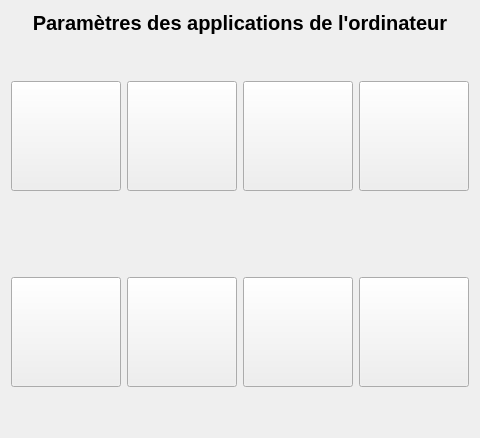
         <widget class="QWidget" name="mainpcapp">
          <layout class="QVBoxLayout" name="verticalLayout_8">
           <item>
            <widget class="QLabel" name="LINDICATIONAPPPC">
             <property name="font">
              <font>
               <pointsize>15</pointsize>
               <bold>true</bold>
              </font>
             </property>
             <property name="text">
              <string>Paramètres des applications de l'ordinateur</string>
             </property>
             <property name="alignment">
              <set>Qt::AlignmentFlag::AlignCenter</set>
             </property>
            </widget>
           </item>
           <item>
            <spacer name="verticalSpacer_15">
             <property name="orientation">
              <enum>Qt::Orientation::Vertical</enum>
             </property>
             <property name="sizeHint" stdset="0">
              <size>
               <width>20</width>
               <height>40</height>
              </size>
             </property>
            </spacer>
           </item>
           <item>
            <layout class="QGridLayout" name="gridLayout_5">
             <item row="0" column="0">
              <widget class="APushButton" name="IDC_ADDAPPPC">
               <property name="minimumSize">
                <size>
                 <width>110</width>
                 <height>110</height>
                </size>
               </property>
               <property name="maximumSize">
                <size>
                 <width>110</width>
                 <height>110</height>
                </size>
               </property>
               <property name="text">
                <string/>
               </property>
               <property name="icon">
                <iconset resource="../../resource.qrc">
                 <normaloff>:/icon/img/iconAddApp.png</normaloff>:/icon/img/iconAddApp.png</iconset>
               </property>
               <property name="iconSize">
                <size>
                 <width>100</width>
                 <height>100</height>
                </size>
               </property>
              </widget>
             </item>
             <item row="1" column="0">
              <spacer name="verticalSpacer_14">
               <property name="orientation">
                <enum>Qt::Orientation::Vertical</enum>
               </property>
               <property name="sizeHint" stdset="0">
                <size>
                 <width>20</width>
                 <height>40</height>
                </size>
               </property>
              </spacer>
             </item>
             <item row="0" column="2">
              <widget class="APushButton" name="IDC_MODIFEMPLACMENTAPPPC">
               <property name="minimumSize">
                <size>
                 <width>110</width>
                 <height>110</height>
                </size>
               </property>
               <property name="maximumSize">
                <size>
                 <width>110</width>
                 <height>110</height>
                </size>
               </property>
               <property name="text">
                <string/>
               </property>
               <property name="icon">
                <iconset resource="../../resource.qrc">
                 <normaloff>:/icon/img/changeDirectory.png</normaloff>:/icon/img/changeDirectory.png</iconset>
               </property>
               <property name="iconSize">
                <size>
                 <width>100</width>
                 <height>100</height>
                </size>
               </property>
              </widget>
             </item>
             <item row="3" column="2">
              <widget class="APushButton" name="IDC_EDITNAVIGATEUR">
               <property name="minimumSize">
                <size>
                 <width>110</width>
                 <height>110</height>
                </size>
               </property>
               <property name="maximumSize">
                <size>
                 <width>110</width>
                 <height>110</height>
                </size>
               </property>
               <property name="text">
                <string/>
               </property>
               <property name="icon">
                <iconset resource="../../resource.qrc">
                 <normaloff>:/icon/img/navigateur-para.png</normaloff>:/icon/img/navigateur-para.png</iconset>
               </property>
               <property name="iconSize">
                <size>
                 <width>100</width>
                 <height>100</height>
                </size>
               </property>
              </widget>
             </item>
             <item row="3" column="3">
              <widget class="APushButton" name="IDC_EDITPRESENTATION">
               <property name="minimumSize">
                <size>
                 <width>110</width>
                 <height>110</height>
                </size>
               </property>
               <property name="maximumSize">
                <size>
                 <width>110</width>
                 <height>110</height>
                </size>
               </property>
               <property name="text">
                <string/>
               </property>
               <property name="icon">
                <iconset resource="../../resource.qrc">
                 <normaloff>:/icon/img/presentation-para.png</normaloff>:/icon/img/presentation-para.png</iconset>
               </property>
               <property name="iconSize">
                <size>
                 <width>100</width>
                 <height>100</height>
                </size>
               </property>
              </widget>
             </item>
             <item row="3" column="0">
              <widget class="APushButton" name="IDC_EDITTABLEUR">
               <property name="minimumSize">
                <size>
                 <width>110</width>
                 <height>110</height>
                </size>
               </property>
               <property name="maximumSize">
                <size>
                 <width>110</width>
                 <height>110</height>
                </size>
               </property>
               <property name="text">
                <string/>
               </property>
               <property name="icon">
                <iconset resource="../../resource.qrc">
                 <normaloff>:/icon/img/tableur-para.png</normaloff>:/icon/img/tableur-para.png</iconset>
               </property>
               <property name="iconSize">
                <size>
                 <width>100</width>
                 <height>100</height>
                </size>
               </property>
              </widget>
             </item>
             <item row="0" column="1">
              <widget class="APushButton" name="IDC_CHANGEICON">
               <property name="minimumSize">
                <size>
                 <width>110</width>
                 <height>110</height>
                </size>
               </property>
               <property name="maximumSize">
                <size>
                 <width>110</width>
                 <height>110</height>
                </size>
               </property>
               <property name="text">
                <string/>
               </property>
               <property name="icon">
                <iconset resource="../../resource.qrc">
                 <normaloff>:/icon/img/iconChangeIcon.png</normaloff>:/icon/img/iconChangeIcon.png</iconset>
               </property>
               <property name="iconSize">
                <size>
                 <width>100</width>
                 <height>100</height>
                </size>
               </property>
              </widget>
             </item>
             <item row="0" column="3">
              <widget class="APushButton" name="IDC_SUPPRAPPPC">
               <property name="minimumSize">
                <size>
                 <width>110</width>
                 <height>110</height>
                </size>
               </property>
               <property name="maximumSize">
                <size>
                 <width>110</width>
                 <height>110</height>
                </size>
               </property>
               <property name="text">
                <string/>
               </property>
               <property name="icon">
                <iconset resource="../../resource.qrc">
                 <normaloff>:/icon/img/supprApp.png</normaloff>:/icon/img/supprApp.png</iconset>
               </property>
               <property name="iconSize">
                <size>
                 <width>100</width>
                 <height>100</height>
                </size>
               </property>
              </widget>
             </item>
             <item row="3" column="1">
              <widget class="APushButton" name="IDC_EDITTRAITEMENTTEXTE">
               <property name="minimumSize">
                <size>
                 <width>110</width>
                 <height>110</height>
                </size>
               </property>
               <property name="maximumSize">
                <size>
                 <width>110</width>
                 <height>110</height>
                </size>
               </property>
               <property name="text">
                <string/>
               </property>
               <property name="icon">
                <iconset resource="../../resource.qrc">
                 <normaloff>:/icon/img/traitementTexte-para.png</normaloff>:/icon/img/traitementTexte-para.png</iconset>
               </property>
               <property name="iconSize">
                <size>
                 <width>100</width>
                 <height>100</height>
                </size>
               </property>
              </widget>
             </item>
             <item row="2" column="0">
              <spacer name="verticalSpacer_49">
               <property name="orientation">
                <enum>Qt::Orientation::Vertical</enum>
               </property>
               <property name="sizeHint" stdset="0">
                <size>
                 <width>20</width>
                 <height>40</height>
                </size>
               </property>
              </spacer>
             </item>
            </layout>
           </item>
           <item>
            <spacer name="verticalSpacer_48">
             <property name="orientation">
              <enum>Qt::Orientation::Vertical</enum>
             </property>
             <property name="sizeHint" stdset="0">
              <size>
               <width>20</width>
               <height>40</height>
              </size>
             </property>
            </spacer>
           </item>
          </layout>
         </widget>
